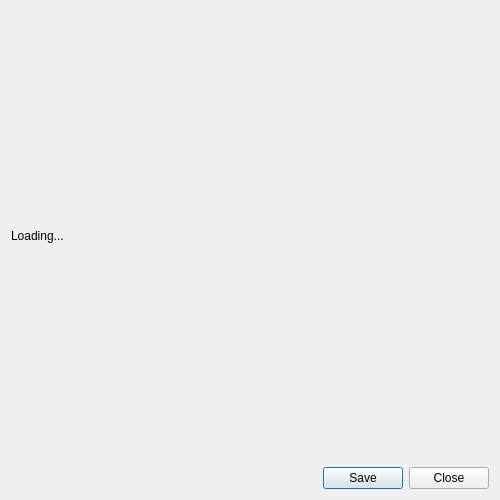
<?xml version="1.0" encoding="UTF-8"?>
<ui version="4.0">
 <class>SavePicDlg</class>
 <widget class="QDialog" name="SavePicDlg">
  <property name="geometry">
   <rect>
    <x>0</x>
    <y>0</y>
    <width>500</width>
    <height>500</height>
   </rect>
  </property>
  <property name="windowTitle">
   <string>Dialog</string>
  </property>
  <layout class="QVBoxLayout" name="verticalLayout">
   <item>
    <widget class="QLabel" name="labelPic">
     <property name="maximumSize">
      <size>
       <width>800</width>
       <height>600</height>
      </size>
     </property>
     <property name="text">
      <string>Loading...</string>
     </property>
    </widget>
   </item>
   <item>
    <widget class="QDialogButtonBox" name="buttonBox">
     <property name="orientation">
      <enum>Qt::Horizontal</enum>
     </property>
     <property name="standardButtons">
      <set>QDialogButtonBox::Close|QDialogButtonBox::Save</set>
     </property>
    </widget>
   </item>
  </layout>
 </widget>
 <resources/>
 <connections>
  <connection>
   <sender>buttonBox</sender>
   <signal>rejected()</signal>
   <receiver>SavePicDlg</receiver>
   <slot>reject()</slot>
   <hints>
    <hint type="sourcelabel">
     <x>347</x>
     <y>282</y>
    </hint>
    <hint type="destinationlabel">
     <x>403</x>
     <y>255</y>
    </hint>
   </hints>
  </connection>
  <connection>
   <sender>buttonBox</sender>
   <signal>accepted()</signal>
   <receiver>SavePicDlg</receiver>
   <slot>accept()</slot>
   <hints>
    <hint type="sourcelabel">
     <x>281</x>
     <y>280</y>
    </hint>
    <hint type="destinationlabel">
     <x>404</x>
     <y>221</y>
    </hint>
   </hints>
  </connection>
 </connections>
</ui>
